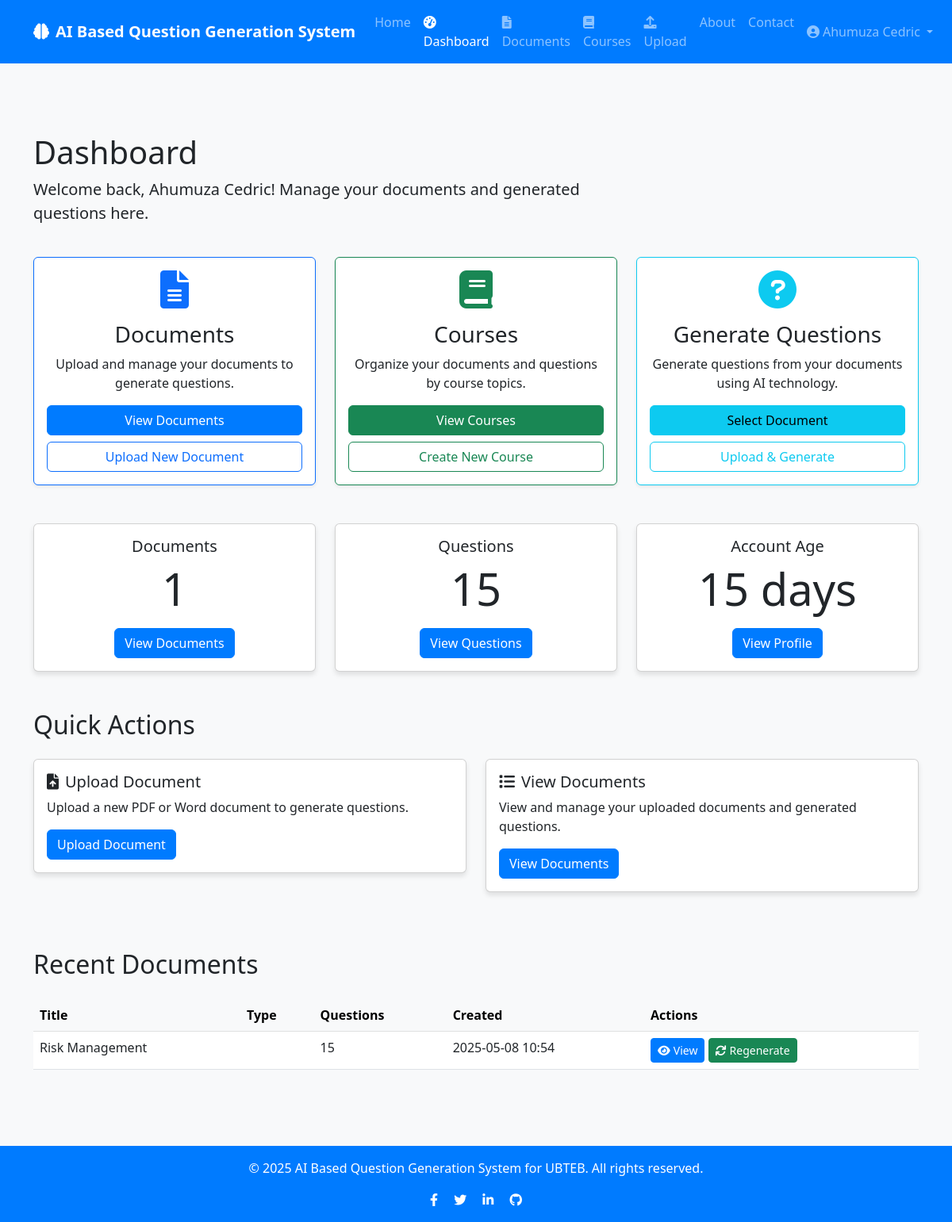
Page /dashboard (signed in) on the earlier database version.
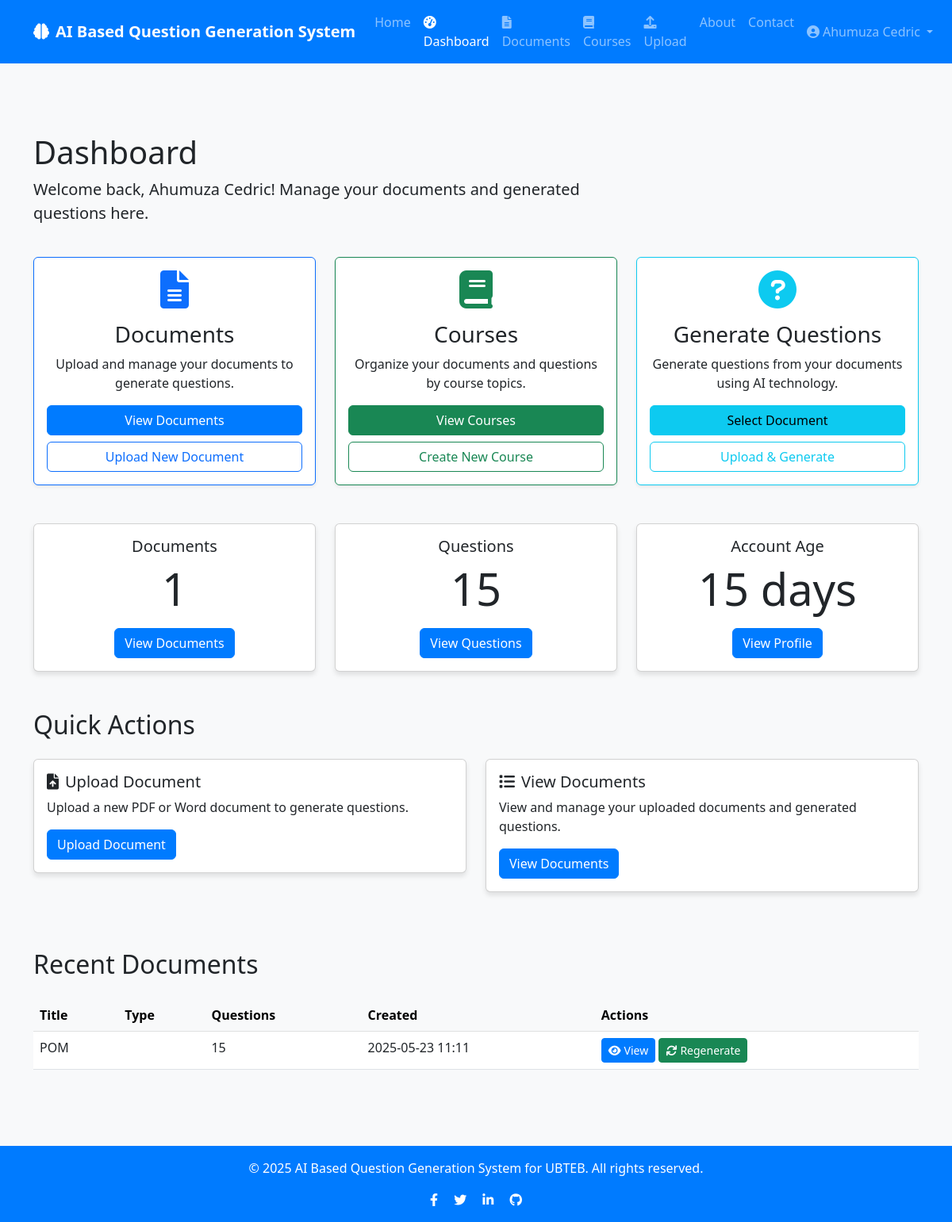
Same page on the later database version.
### app/models/document.py (models this page shows, shortened)
class Document(db.Model):
    id = db.Column(db.Integer, primary_key=True)
    title = db.Column(db.String(100), nullable=False)
    filename = db.Column(db.String(100), nullable=False)
    file_path = db.Column(db.String(255), nullable=False)
    content = db.Column(db.Text, nullable=False)
    created_at = db.Column(db.DateTime, default=datetime.utcnow)
    user_id = db.Column(db.Integer, db.ForeignKey('user.id'), nullable=False)
    course_id = db.Column(db.Integer, db.ForeignKey('course.id'), nullable=True)
    questions = db.relationship('Question', backref='document', lazy=True, cascade="all, delete-orphan")
    question_sets = db.relationship('QuestionSet', backref='document', lazy=True, cascade="all, delete-orphan")

### app/routes/main.py (the view)
@main.route('/dashboard')
@login_required
def dashboard():
    return render_template('dashboard.html', user=current_user, now=datetime.utcnow())

### app/models/user.py (called while the page is built)
@login_manager.user_loader
def load_user(user_id):
    return User.query.get(int(user_id))

### app/templates/dashboard.html (shortened to what the changed rows need)
{% extends "base.html" %}  {% block content %}
<div class="container py-5">
  <div class="row mb-4">
    <div class="col-md-8">
      <h1>Dashboard</h1>
    </div>
  </div>
  <div class="row mb-5">
    <div class="col-md-12">
      <h2 class="mb-4">Quick Actions</h2>
    </div>
  </div>
  <div class="row">
    <div class="col-md-12">
      <h2 class="mb-4">Recent Documents</h2>
      {% if user.documents %}
      <div class="table-responsive">
        <table class="table table-hover">
          <thead class="table-light">
            <tr>
              <th>Title</th>
              <th>Type</th>
              <th>Questions</th>
              <th>Created</th>
              <th>Actions</th>
            </tr>
          </thead>
          <tbody>
            {% for document in user.documents|sort(attribute='created_at', reverse=True)|batch(5)|first|default([]) %}
            <tr>
              <td>{{ document.title or 'Untitled Document' }}</td>
              <td>{{ document.question_type|title }}</td>
              <td>{{ document.questions|length }}</td>
              <td>{{ document.created_at.strftime('%Y-%m-%d %H:%M') }}</td>
              <td>
                <a href="{{ url_for('questions.view_document', document_id=document.id) }}"
                   class="btn btn-sm btn-primary">
                  <i class="fas fa-eye me-1"></i>View
                </a>
                <a href="{{ url_for('questions.generate_questions_form', document_id=document.id) }}"
                   class="btn btn-sm btn-success">
                  <i class="fas fa-sync me-1"></i>Regenerate
                </a>
              </td>
            </tr>
            {% endfor %}
          </tbody>
        </table>
      </div>
      {% endif %}
    </div>
  </div>
</div>
{% endblock %}

Differences in the rows shown:
removed Document: title "Risk Management", questions|length "15", created_at "2025-05-08 10:54"
added Document: title "POM", questions|length "15", created_at "2025-05-23 11:11"
